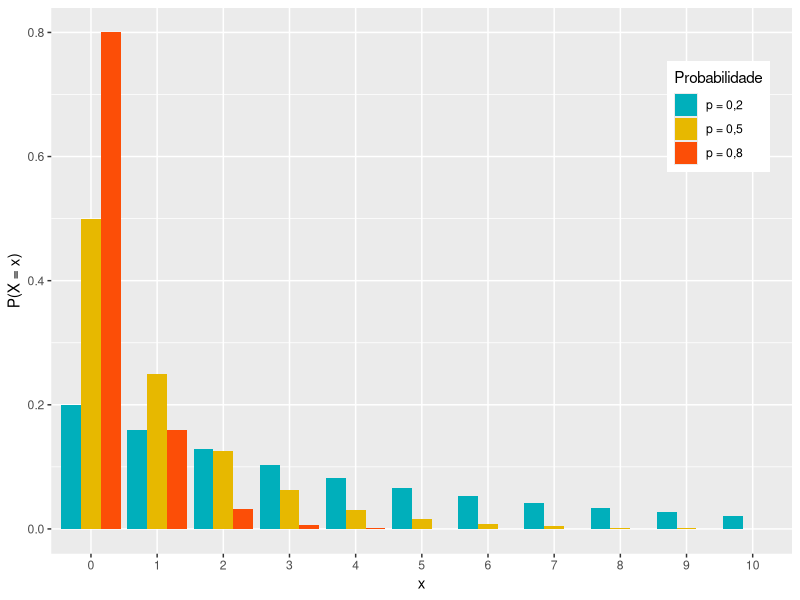
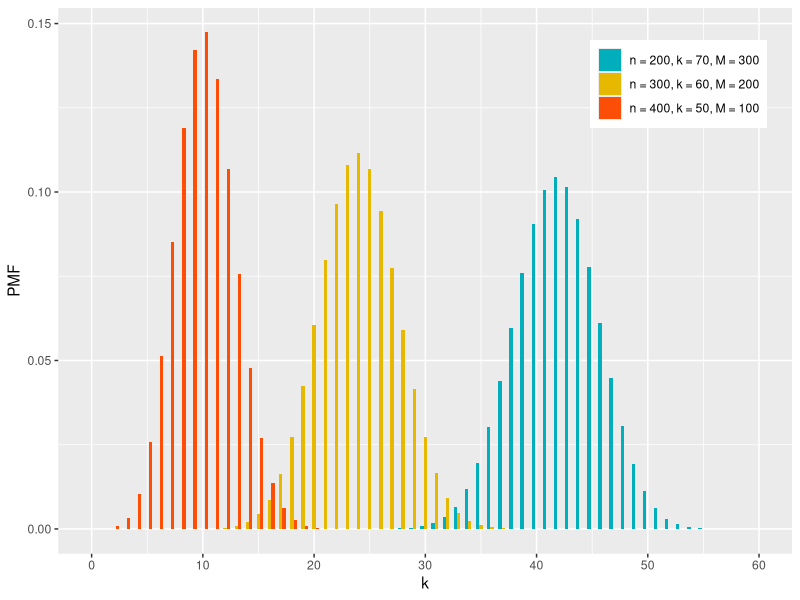
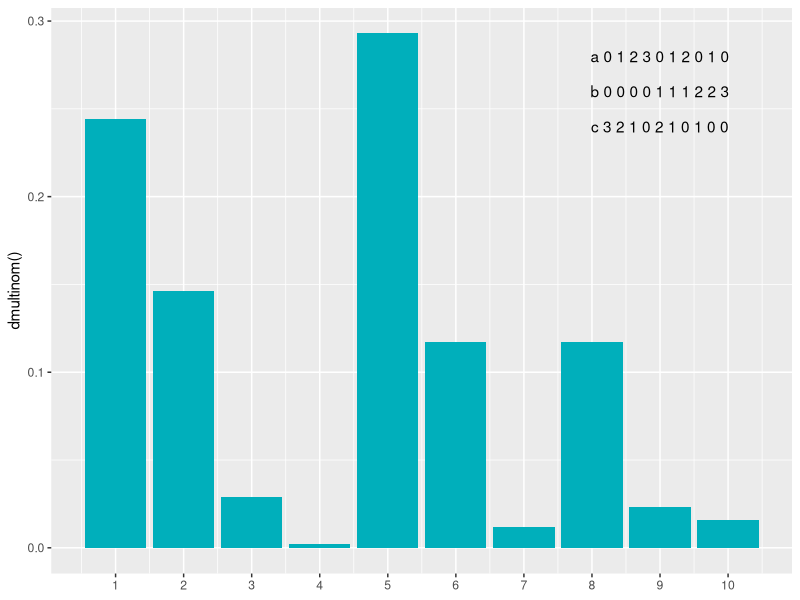
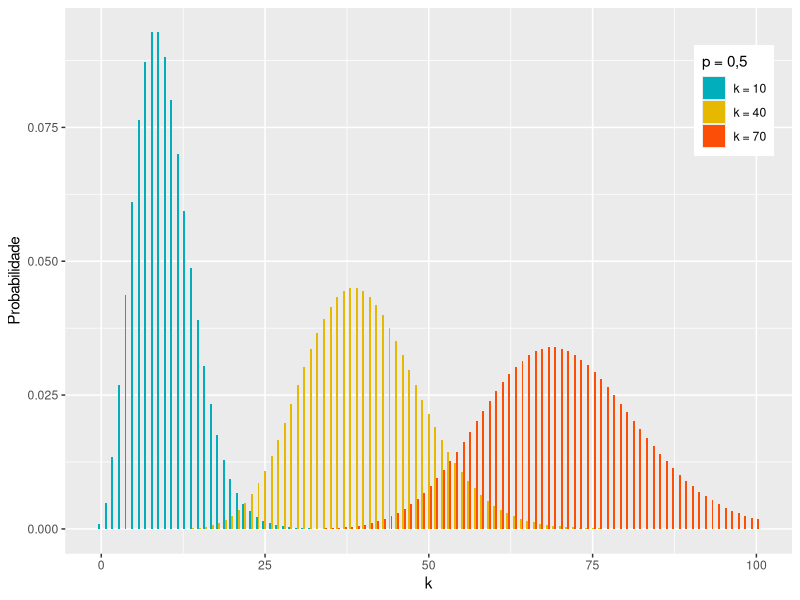
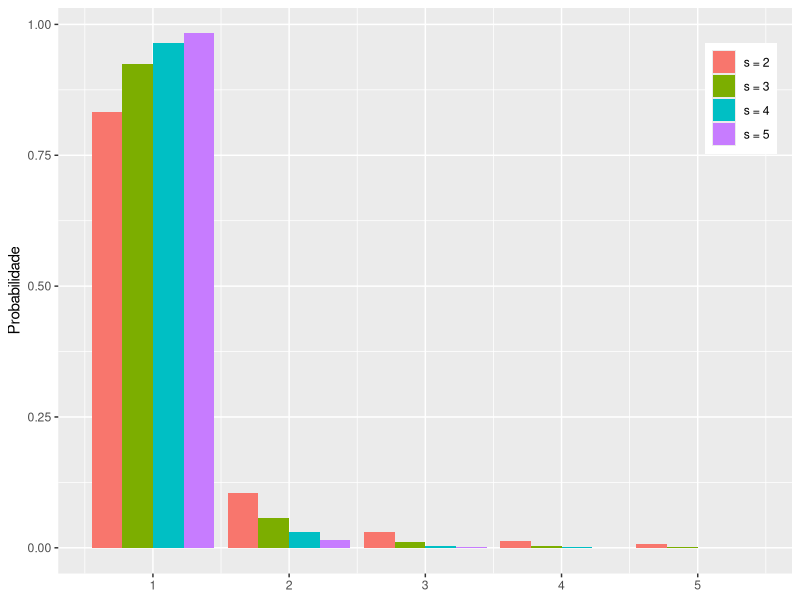
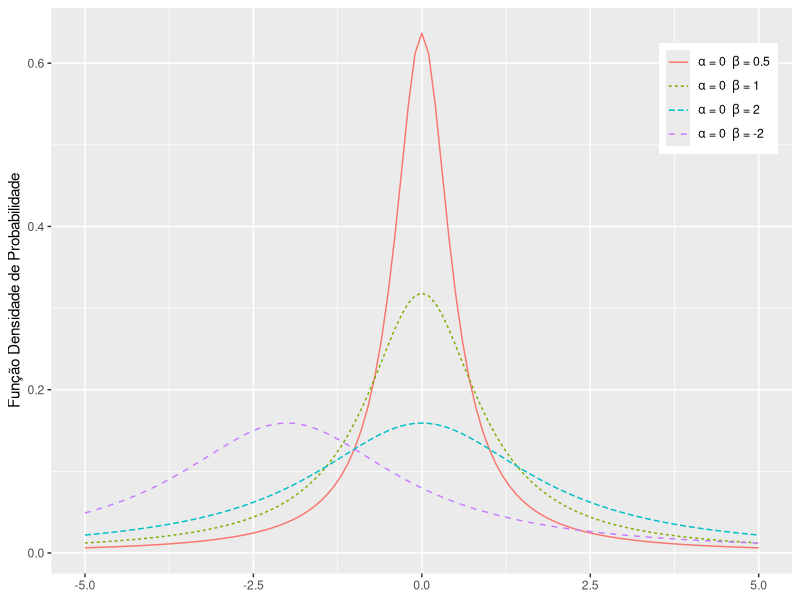
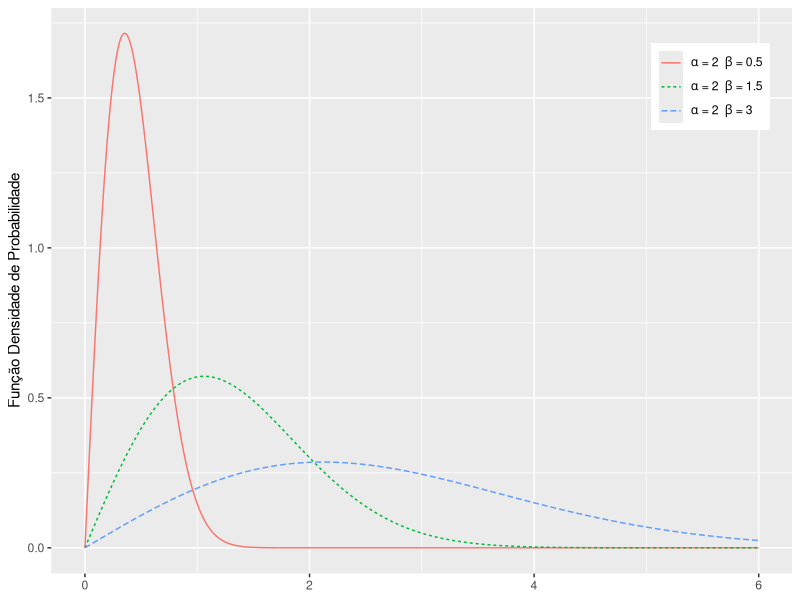
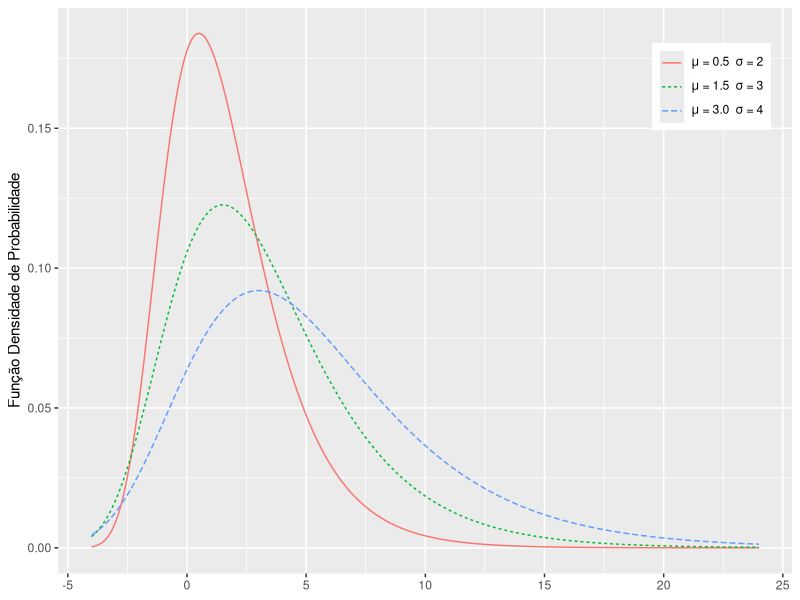

Source code (R) for these figures, in order:
library(ggplot2)
library(reshape2)
library(VGAM)
library(evd)

rm(list = ls())

# Distribuição geométrica
x <- 0:10
df_g <- data.frame(
  x = x,
  p2 = dgeom(x, prob = .2),
  p5 = dgeom(x, prob = .5),
  p8 = dgeom(x, prob = .8))
df_g <- melt(df_g, id.vars='x')
ggplot(df_g, aes(x=factor(x), y=value, fill=variable)) +
  geom_bar(stat='identity', position='dodge') +
  theme(legend.position = c(0.9, 0.8)) +
  labs(x = "x", y = "P(X = x)") +
  scale_fill_manual(
    values=c("#00AFBB", "#E7B800", "#FC4E07"),
    labels = c("p = 0,2", "p = 0,5", "p = 0,8"),
    name="Probabilidade")

# Distribuição Hipergeométrica
x <- 0:60
df_hg <- data.frame(
  x = x,
  k70 = dhyper(x, m = 300, n = 200, k = 70),
  k60 = dhyper(x, m = 200, n = 300, k = 60),
  k50 = dhyper(x, m = 100, n = 400, k = 50))
df_hg <- melt(df_hg, id.vars='x')
ggplot(df_hg, aes(x=as.numeric(x), y=value, fill=variable)) +
  geom_bar(stat='identity', position='dodge') +
  theme(legend.position = c(0.845, 0.86), legend.title = element_blank()) +
  labs(x = "k", y = "PMF") +
  scale_x_continuous(limits = c(0,60), breaks=seq(0,60,10)) +
  scale_fill_manual(
    values=c("#00AFBB", "#E7B800", "#FC4E07"),
    labels = c("n = 200, k = 70, M = 300", 
               "n = 300, k = 60, M = 200", 
               "n = 400, k = 50, M = 100"))

# Distribuição multinomial
X <- t(as.matrix(expand.grid(0:3, 0:3))); X <- X[, colSums(X) <= 3]
X <- rbind(X, 3:3 - colSums(X)); dimnames(X) <- list(letters[1:3], NULL)
multi <- round(apply(X, 2, function(x) dmultinom(x, prob = c(1,2,5))), 3)
df_multi <- as.data.frame(multi)
ggplot(df_multi,aes(x = as.numeric(row.names(df_multi)), y = multi)) +
  geom_bar(stat = 'identity', fill = "#00AFBB") +
  scale_x_continuous(breaks=seq(0,10,1)) +
  annotate("text", x = 9, y = .28,
           label = "paste(\" a 0 1 2 3 0 1 2 0 1 0 \")", parse = T) +
  annotate("text", x = 9, y = .26,
           label = "paste(\" b 0 0 0 0 1 1 1 2 2 3 \")", parse = T) +
  annotate("text", x = 9, y = .24,
           label = "paste(\" c 3 2 1 0 2 1 0 1 0 0 \")", parse = T) +
  labs(x = NULL, y = "dmultinom()")

# Distribuição Binomial Negativa
x <- 0:100
df_bn <- data.frame(
  x = x,
  k10 = dnbinom(x, size = 10, prob = .5),
  k40 = dnbinom(x, size = 40, prob = .5),
  k70 = dnbinom(x, size = 70, prob = .5))
df_bn <- melt(df_bn, id.vars='x')
ggplot(df_bn, aes(x=as.numeric(x), y=value, fill=variable)) +
  geom_bar(stat='identity', position='dodge') +
  theme(legend.position = c(0.92, 0.83)) +
  labs(x = "k", y = "Probabilidade") +
  scale_fill_manual(
    values=c("#00AFBB", "#E7B800", "#FC4E07"),
    labels = c("k = 10", "k = 40", "k = 70"),
    name="p = 0,5")

# Pareto Discreta (ou Zeta)
x <- 1:5
df_zt <- data.frame(
  x = x,
  s2 = dzeta(x, shape = 2),
  s3 = dzeta(x, shape = 3),
  s4 = dzeta(x, shape = 4),
  s5 = dzeta(x, shape = 5))
df_zt <- melt(df_zt, id.vars='x')
ggplot(df_zt, aes(x=as.numeric(x), y=value, fill=variable)) +
  geom_bar(stat='identity', position='dodge') +
  theme(legend.position = c(0.93, 0.84), legend.title = element_blank()) +
  labs(x = NULL, y = "Probabilidade") +
  scale_fill_discrete(labels = c(
    "s = 2",
    "s = 3",
    "s = 4",
    "s = 5"))

# Distribuição de Cauchy
x <- seq(-5, 5, by = .1)
df_ct <- data.frame(
  x = x,
  c1 = dcauchy(x, location = 0, scale = .5),
  c2 = dcauchy(x, location = 0, scale = 1),
  c3 = dcauchy(x, location = 0, scale = 2),
  c4 = dcauchy(x, location = -2, scale = 2))
df_ct <- melt(df_ct, id.vars='x')
ggplot(df_ct, aes(x=as.numeric(x), y=value, fill=variable)) +
  geom_line(aes(color = variable, linetype = variable)) +
  theme(legend.position = c(0.9, 0.84), legend.title = element_blank()) +
  labs(x = NULL, y = "Função Densidade de Probabilidade") +
  scale_color_discrete(labels = c(
    expression(paste(alpha," = 0  ",beta," = 0.5")),
    expression(paste(alpha," = 0  ",beta," = 1   ")),
    expression(paste(alpha," = 0  ",beta," = 2   ")),
    expression(paste(alpha," = 0  ",beta," = -2 ")))) +
  scale_linetype_discrete(labels = c(
    expression(paste(alpha," = 0  ",beta," = 0.5")),
    expression(paste(alpha," = 0  ",beta," = 1   ")),
    expression(paste(alpha," = 0  ",beta," = 2   ")),
    expression(paste(alpha," = 0  ",beta," = -2 "))))

#distribuição Weibull
x <- seq(0, 6, by = .01)
df_wb <- data.frame(
  x = x,
  c1 = dweibull(x, 2, .5),
  c2 = dweibull(x, 2, 1.5),
  c3 = dweibull(x, 2, 3))
df_wb <- melt(df_wb, id.vars='x')
ggplot(df_wb, aes(x=as.numeric(x), y=value, fill=variable)) +
  geom_line(aes(color = variable, linetype = variable)) +
  theme(legend.position = c(0.89, 0.86), legend.title = element_blank()) +
  labs(x = NULL, y = "Função Densidade de Probabilidade") +
  scale_color_discrete(labels = c(
    expression(paste(alpha," = 2  ",beta," = 0.5")),
    expression(paste(alpha," = 2  ",beta," = 1.5")),
    expression(paste(alpha," = 2  ",beta," = 3   ")))) +
  scale_linetype_discrete(labels = c(
    expression(paste(alpha," = 2  ",beta," = 0.5")),
    expression(paste(alpha," = 2  ",beta," = 1.5")),
    expression(paste(alpha," = 2  ",beta," = 3   "))))

# Distribuição Gumbel
x <- seq(-4, 24, by = .1)
df_gb <- data.frame(
  x = x,
  c1 = dgumbel(x, .5, 2),
  c2 = dgumbel(x, 1.5, 3),
  c3 = dgumbel(x, 3, 4))
df_gb <- melt(df_gb, id.vars='x')
ggplot(df_gb, aes(x=as.numeric(x), y=value, fill=variable)) +
  geom_line(aes(color = variable, linetype = variable)) +
  theme(legend.position = c(0.89, 0.86), legend.title = element_blank()) +
  labs(x = NULL, y = "Função Densidade de Probabilidade") +
  scale_color_discrete(labels = c(
    expression(paste(mu," = 0.5  ",sigma," = 2")),
    expression(paste(mu," = 1.5  ",sigma," = 3")),
    expression(paste(mu," = 3.0  ",sigma," = 4")))) +
  scale_linetype_discrete(labels = c(
    expression(paste(mu," = 0.5  ",sigma," = 2")),
    expression(paste(mu," = 1.5  ",sigma," = 3")),
    expression(paste(mu," = 3.0  ",sigma," = 4"))))

# Distribuição de Rayleigh
x <- seq(0, 15, by = .1)
df_ry <- data.frame(
  x = x,
  c1 = drayleigh(x, 1),
  c2 = drayleigh(x, 2),
  c3 = drayleigh(x, 3),
  c4 = drayleigh(x, 4),
  c5 = drayleigh(x, 5))
df_ry <- melt(df_ry, id.vars='x')
ggplot(df_ry, aes(x=as.numeric(x), y=value, fill=variable)) +
  geom_line(aes(color = variable, linetype = variable)) +
  theme(legend.position = c(0.91, 0.81), legend.title = element_blank()) +
  labs(x = NULL, y = "Função Densidade de Probabilidade") +
  scale_color_discrete(labels = c(
    "Rayleigh 1",
    "Rayleigh 2",
    "Rayleigh 3",
    "Rayleigh 4",
    "Rayleigh 5")) +
  scale_linetype_discrete(labels = c(
    "Rayleigh 1",
    "Rayleigh 2",
    "Rayleigh 3",
    "Rayleigh 4",
    "Rayleigh 5"))

# Distribuição de Rice
x <- seq(0, 15, by = .1)
df_rc <- data.frame(
  x = x,
  r1 = drice(x, 0.5, 1),
  r2 = drice(x, 1, 1),
  r3 = drice(x, 5, 3),
  r4 = drice(x, 10, 5))
df_rc <- melt(df_rc, id.vars='x')
ggplot(df_rc, aes(x=as.numeric(x), y=value, fill=variable)) +
  geom_line(aes(color = variable, linetype = variable)) +
  theme(legend.position = c(0.9, 0.84), legend.title = element_blank()) +
  labs(x = NULL, y = "Função Densidade de Probabilidade") +
  scale_color_discrete(labels = c(
    "Rice (0.5 1)",
    "Rice (1 1)",
    "Rice (5 3)",
    "Rice (10 5)")) +
  scale_linetype_discrete(labels = c(
    "Rice (0.5 1)",
    "Rice (1 1)",
    "Rice (5 3)",
    "Rice (10 5)"))
